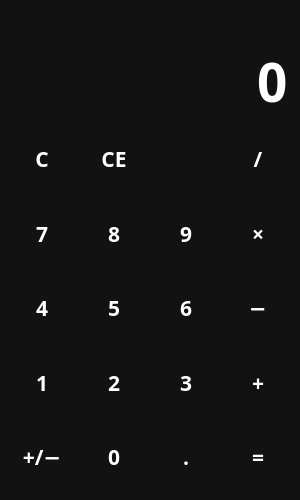
<?xml version="1.0" encoding="UTF-8"?>
<ui version="4.0">
 <class>MainWindow</class>
 <widget class="QMainWindow" name="MainWindow">
  <property name="geometry">
   <rect>
    <x>0</x>
    <y>0</y>
    <width>300</width>
    <height>500</height>
   </rect>
  </property>
  <property name="minimumSize">
   <size>
    <width>300</width>
    <height>500</height>
   </size>
  </property>
  <property name="windowTitle">
   <string>Калькулятор</string>
  </property>
  <property name="windowIcon">
   <iconset resource="files.qrc">
    <normaloff>:/icons/icons/calculate.png</normaloff>:/icons/icons/calculate.png</iconset>
  </property>
  <property name="styleSheet">
   <string notr="true">QWidget {
	color: white;
	background-color: #121212;
	font-family: Pangolin;
	font-size: 16pt;
	font-weight: 600;
}

QPushButton {
	background-color: transparent;
	border: none;
}

QPushButton:hover {
	background-color: #670;
}

QPushButton:pressed {
	background-color: #680;
}</string>
  </property>
  <widget class="QWidget" name="centralwidget">
   <layout class="QVBoxLayout" name="verticalLayout">
    <item>
     <widget class="QLabel" name="lbl_temp">
      <property name="sizePolicy">
       <sizepolicy hsizetype="Preferred" vsizetype="Maximum">
        <horstretch>0</horstretch>
        <verstretch>0</verstretch>
       </sizepolicy>
      </property>
      <property name="styleSheet">
       <string notr="true">color: #888</string>
      </property>
      <property name="text">
       <string/>
      </property>
      <property name="alignment">
       <set>Qt::AlignRight|Qt::AlignTrailing|Qt::AlignVCenter</set>
      </property>
     </widget>
    </item>
    <item>
     <widget class="QLineEdit" name="le_input">
      <property name="enabled">
       <bool>true</bool>
      </property>
      <property name="sizePolicy">
       <sizepolicy hsizetype="Expanding" vsizetype="Maximum">
        <horstretch>0</horstretch>
        <verstretch>0</verstretch>
       </sizepolicy>
      </property>
      <property name="styleSheet">
       <string notr="true">font-size: 40pt;
border: none;</string>
      </property>
      <property name="text">
       <string>0</string>
      </property>
      <property name="maxLength">
       <number>15</number>
      </property>
      <property name="alignment">
       <set>Qt::AlignRight|Qt::AlignTrailing|Qt::AlignVCenter</set>
      </property>
      <property name="readOnly">
       <bool>true</bool>
      </property>
     </widget>
    </item>
    <item>
     <layout class="QGridLayout" name="layout_buttons">
      <item row="2" column="0">
       <widget class="QPushButton" name="btn_4">
        <property name="sizePolicy">
         <sizepolicy hsizetype="Minimum" vsizetype="Expanding">
          <horstretch>0</horstretch>
          <verstretch>0</verstretch>
         </sizepolicy>
        </property>
        <property name="cursor">
         <cursorShape>PointingHandCursor</cursorShape>
        </property>
        <property name="text">
         <string>4</string>
        </property>
        <property name="shortcut">
         <string>4</string>
        </property>
       </widget>
      </item>
      <item row="4" column="0">
       <widget class="QPushButton" name="btn_neg">
        <property name="sizePolicy">
         <sizepolicy hsizetype="Minimum" vsizetype="Expanding">
          <horstretch>0</horstretch>
          <verstretch>0</verstretch>
         </sizepolicy>
        </property>
        <property name="cursor">
         <cursorShape>PointingHandCursor</cursorShape>
        </property>
        <property name="text">
         <string>+/−</string>
        </property>
       </widget>
      </item>
      <item row="1" column="1">
       <widget class="QPushButton" name="btn_8">
        <property name="sizePolicy">
         <sizepolicy hsizetype="Minimum" vsizetype="Expanding">
          <horstretch>0</horstretch>
          <verstretch>0</verstretch>
         </sizepolicy>
        </property>
        <property name="cursor">
         <cursorShape>PointingHandCursor</cursorShape>
        </property>
        <property name="text">
         <string>8</string>
        </property>
        <property name="shortcut">
         <string>8</string>
        </property>
       </widget>
      </item>
      <item row="0" column="1">
       <widget class="QPushButton" name="btn_ce">
        <property name="sizePolicy">
         <sizepolicy hsizetype="Minimum" vsizetype="Expanding">
          <horstretch>0</horstretch>
          <verstretch>0</verstretch>
         </sizepolicy>
        </property>
        <property name="cursor">
         <cursorShape>PointingHandCursor</cursorShape>
        </property>
        <property name="text">
         <string>СЕ</string>
        </property>
        <property name="shortcut">
         <string>Del</string>
        </property>
       </widget>
      </item>
      <item row="3" column="1">
       <widget class="QPushButton" name="btn_2">
        <property name="sizePolicy">
         <sizepolicy hsizetype="Minimum" vsizetype="Expanding">
          <horstretch>0</horstretch>
          <verstretch>0</verstretch>
         </sizepolicy>
        </property>
        <property name="cursor">
         <cursorShape>PointingHandCursor</cursorShape>
        </property>
        <property name="text">
         <string>2</string>
        </property>
        <property name="shortcut">
         <string>2</string>
        </property>
       </widget>
      </item>
      <item row="0" column="2">
       <widget class="QPushButton" name="btn_backspace">
        <property name="sizePolicy">
         <sizepolicy hsizetype="Minimum" vsizetype="Expanding">
          <horstretch>0</horstretch>
          <verstretch>0</verstretch>
         </sizepolicy>
        </property>
        <property name="cursor">
         <cursorShape>PointingHandCursor</cursorShape>
        </property>
        <property name="text">
         <string/>
        </property>
        <property name="icon">
         <iconset resource="files.qrc">
          <normaloff>:/icons/icons/backspace.png</normaloff>:/icons/icons/backspace.png</iconset>
        </property>
        <property name="iconSize">
         <size>
          <width>24</width>
          <height>24</height>
         </size>
        </property>
        <property name="shortcut">
         <string>Backspace</string>
        </property>
       </widget>
      </item>
      <item row="0" column="0">
       <widget class="QPushButton" name="btn_c">
        <property name="sizePolicy">
         <sizepolicy hsizetype="Minimum" vsizetype="Expanding">
          <horstretch>0</horstretch>
          <verstretch>0</verstretch>
         </sizepolicy>
        </property>
        <property name="cursor">
         <cursorShape>PointingHandCursor</cursorShape>
        </property>
        <property name="text">
         <string>С</string>
        </property>
        <property name="shortcut">
         <string/>
        </property>
       </widget>
      </item>
      <item row="1" column="0">
       <widget class="QPushButton" name="btn_7">
        <property name="sizePolicy">
         <sizepolicy hsizetype="Minimum" vsizetype="Expanding">
          <horstretch>0</horstretch>
          <verstretch>0</verstretch>
         </sizepolicy>
        </property>
        <property name="cursor">
         <cursorShape>PointingHandCursor</cursorShape>
        </property>
        <property name="text">
         <string>7</string>
        </property>
        <property name="shortcut">
         <string>7</string>
        </property>
       </widget>
      </item>
      <item row="4" column="1">
       <widget class="QPushButton" name="btn_0">
        <property name="sizePolicy">
         <sizepolicy hsizetype="Minimum" vsizetype="Expanding">
          <horstretch>0</horstretch>
          <verstretch>0</verstretch>
         </sizepolicy>
        </property>
        <property name="cursor">
         <cursorShape>PointingHandCursor</cursorShape>
        </property>
        <property name="text">
         <string>0</string>
        </property>
        <property name="shortcut">
         <string>0</string>
        </property>
       </widget>
      </item>
      <item row="3" column="0">
       <widget class="QPushButton" name="btn_1">
        <property name="sizePolicy">
         <sizepolicy hsizetype="Minimum" vsizetype="Expanding">
          <horstretch>0</horstretch>
          <verstretch>0</verstretch>
         </sizepolicy>
        </property>
        <property name="cursor">
         <cursorShape>PointingHandCursor</cursorShape>
        </property>
        <property name="text">
         <string>1</string>
        </property>
        <property name="shortcut">
         <string>1</string>
        </property>
       </widget>
      </item>
      <item row="2" column="1">
       <widget class="QPushButton" name="btn_5">
        <property name="sizePolicy">
         <sizepolicy hsizetype="Minimum" vsizetype="Expanding">
          <horstretch>0</horstretch>
          <verstretch>0</verstretch>
         </sizepolicy>
        </property>
        <property name="cursor">
         <cursorShape>PointingHandCursor</cursorShape>
        </property>
        <property name="text">
         <string>5</string>
        </property>
        <property name="shortcut">
         <string>5</string>
        </property>
       </widget>
      </item>
      <item row="0" column="3">
       <widget class="QPushButton" name="btn_division">
        <property name="sizePolicy">
         <sizepolicy hsizetype="Minimum" vsizetype="Expanding">
          <horstretch>0</horstretch>
          <verstretch>0</verstretch>
         </sizepolicy>
        </property>
        <property name="cursor">
         <cursorShape>PointingHandCursor</cursorShape>
        </property>
        <property name="text">
         <string>/</string>
        </property>
        <property name="shortcut">
         <string>/</string>
        </property>
       </widget>
      </item>
      <item row="1" column="2">
       <widget class="QPushButton" name="btn_9">
        <property name="sizePolicy">
         <sizepolicy hsizetype="Minimum" vsizetype="Expanding">
          <horstretch>0</horstretch>
          <verstretch>0</verstretch>
         </sizepolicy>
        </property>
        <property name="cursor">
         <cursorShape>PointingHandCursor</cursorShape>
        </property>
        <property name="text">
         <string>9</string>
        </property>
        <property name="shortcut">
         <string>9</string>
        </property>
       </widget>
      </item>
      <item row="1" column="3">
       <widget class="QPushButton" name="btn_multipl">
        <property name="sizePolicy">
         <sizepolicy hsizetype="Minimum" vsizetype="Expanding">
          <horstretch>0</horstretch>
          <verstretch>0</verstretch>
         </sizepolicy>
        </property>
        <property name="cursor">
         <cursorShape>PointingHandCursor</cursorShape>
        </property>
        <property name="text">
         <string>×</string>
        </property>
        <property name="shortcut">
         <string>*</string>
        </property>
       </widget>
      </item>
      <item row="2" column="2">
       <widget class="QPushButton" name="btn_6">
        <property name="sizePolicy">
         <sizepolicy hsizetype="Minimum" vsizetype="Expanding">
          <horstretch>0</horstretch>
          <verstretch>0</verstretch>
         </sizepolicy>
        </property>
        <property name="cursor">
         <cursorShape>PointingHandCursor</cursorShape>
        </property>
        <property name="text">
         <string>6</string>
        </property>
        <property name="shortcut">
         <string>6</string>
        </property>
       </widget>
      </item>
      <item row="2" column="3">
       <widget class="QPushButton" name="btn_10">
        <property name="sizePolicy">
         <sizepolicy hsizetype="Minimum" vsizetype="Expanding">
          <horstretch>0</horstretch>
          <verstretch>0</verstretch>
         </sizepolicy>
        </property>
        <property name="cursor">
         <cursorShape>PointingHandCursor</cursorShape>
        </property>
        <property name="text">
         <string>−</string>
        </property>
        <property name="shortcut">
         <string>-</string>
        </property>
       </widget>
      </item>
      <item row="3" column="2">
       <widget class="QPushButton" name="btn_3">
        <property name="sizePolicy">
         <sizepolicy hsizetype="Minimum" vsizetype="Expanding">
          <horstretch>0</horstretch>
          <verstretch>0</verstretch>
         </sizepolicy>
        </property>
        <property name="cursor">
         <cursorShape>PointingHandCursor</cursorShape>
        </property>
        <property name="text">
         <string>3</string>
        </property>
        <property name="shortcut">
         <string>3</string>
        </property>
       </widget>
      </item>
      <item row="3" column="3">
       <widget class="QPushButton" name="btn_plus">
        <property name="sizePolicy">
         <sizepolicy hsizetype="Minimum" vsizetype="Expanding">
          <horstretch>0</horstretch>
          <verstretch>0</verstretch>
         </sizepolicy>
        </property>
        <property name="cursor">
         <cursorShape>PointingHandCursor</cursorShape>
        </property>
        <property name="text">
         <string>+</string>
        </property>
        <property name="shortcut">
         <string>+</string>
        </property>
       </widget>
      </item>
      <item row="4" column="2">
       <widget class="QPushButton" name="btn_point">
        <property name="sizePolicy">
         <sizepolicy hsizetype="Minimum" vsizetype="Expanding">
          <horstretch>0</horstretch>
          <verstretch>0</verstretch>
         </sizepolicy>
        </property>
        <property name="cursor">
         <cursorShape>PointingHandCursor</cursorShape>
        </property>
        <property name="text">
         <string>.</string>
        </property>
        <property name="shortcut">
         <string>.</string>
        </property>
       </widget>
      </item>
      <item row="4" column="3">
       <widget class="QPushButton" name="btn_result">
        <property name="sizePolicy">
         <sizepolicy hsizetype="Minimum" vsizetype="Expanding">
          <horstretch>0</horstretch>
          <verstretch>0</verstretch>
         </sizepolicy>
        </property>
        <property name="cursor">
         <cursorShape>PointingHandCursor</cursorShape>
        </property>
        <property name="text">
         <string>=</string>
        </property>
        <property name="shortcut">
         <string>Enter</string>
        </property>
       </widget>
      </item>
     </layout>
    </item>
   </layout>
  </widget>
 </widget>
 <resources>
  <include location="files.qrc"/>
 </resources>
 <connections/>
</ui>
